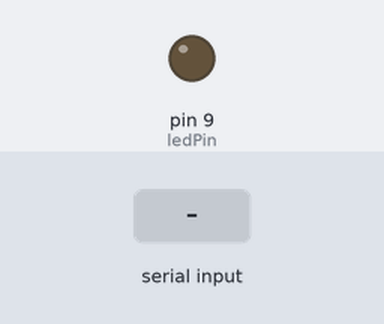
Simulated run of this sketch. Board: Arduino Uno, built with avr-gcc and run on an emulated ATmega328P. Parts: output pins drawn as LEDs (lit = HIGH). The inputs (shaded band) are chosen by the test bench.

Above: at 1.2 s.
1.3 s: "1" received over Serial
Timing chart, 0 to 10.3 s (numbered marks = the images above; inputs shaded):
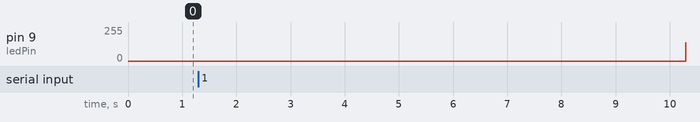

The sketch:

TwitterXMasTree.ino
```cpp
// about
/*

//WeekEnd Project
PROJECT: TWITTER #XMAS TREE
Version 1.0.0 - 2012.12.14

//Files:
- processing: twitterbridge3.pde (twitter connection and light control)
- arduino: TwitterXMasTree.ino (hardware / software bridge)
- schema: CircuitoLuci_01.pdf (circuit)

//By Daniele Iori (hold3n)
** www.ibridodesign.com
** daniele.temp@gmail.com

//Concept IT
E' un semplice script che si connette a twitter, cerca i messaggi con la parola #xmas
e poi invia la sequenza temporale ad arduinoo. Arduino a sua volta controlla
la frequenza di accensione e spegnimento delle luci.
La frequenza corrisponde ai secondi che intercorrono tra un tweet e l'altro.

Più ci si avvicina al natale, più la frequenza cresce, più uno vede fisicamente la frenesia del natale,
fino al punto che poi l'albero svampa. Proprio come le persone sotto natale.

//Concept EN
It 'a simple script connected to twitter.
It works searching for messages with the hashtag #xmas and sending the timeline to arduino.
So Arduino controls the frequency turning on and off the lights.
The frequency corresponds to the seconds between a tweet and the following one.

During the days before Christmas, the frequency grows up and grows up! Until the Christmas Day!
You can see the physical frenzy of Christmas speed up until the lights burn out!
Just like people in the home.


//This project uses:
** Twitter4J library - http://twitter4j.org/

This project uses or is based on parts of:
** Simple Processing Twitter - http://robotgrrl.com/blog/2011/02/21/simple-processing-twitter/
** simpleTweet_00 processing - http://www.instructables.com/id/Simple-Tweet-Arduino-Processing-Twitter/
** Tweeting Christmas Tree - http://www.instructables.com/id/Tweeting-Christmas-Tree/
** Twitter Mention Mood Light - http://www.instructables.com/id/Twitter-Mention-Mood-Light/
** Twitter Mood Light - http://www.instructables.com/id/Twitter-Mood-Light-The-Worlds-Mood-in-a-Box


This work is licensed under a Creative Commons Attribution 3.0 - http://creativecommons.org/licenses/by/3.0/

*/

char val; // Data received from the serial port
int ledPin = 9; // Set the pin to digital I/O 4

void setup() {
  pinMode(ledPin, OUTPUT); // Set pin as OUTPUT
  Serial.begin(9600); // Start serial communication at 9600 bps
}

void loop() {
  if (Serial.available()) { // If data is available to read,
    val = Serial.read(); // read it and store it in val
    //Serial.print(val);
  }
  if (val == '1') { // If H was received
    for (int i=0; i <= 256; i++){ //conto da 0 a 255
      analogWrite(ledPin,i);
      delay(4);
    }
    for (int i=255; (i > -1); i--){ //e da 255 a 1
      analogWrite(ledPin,i);
      delay(2);
    }
  }
  //delay(100)
  // Wait 100 milliseconds for next reading
}
```

Measured:
- after the input at 1.3 s, pin 9 (ledPin): 0/255 → 137/255 after 9.0 s
